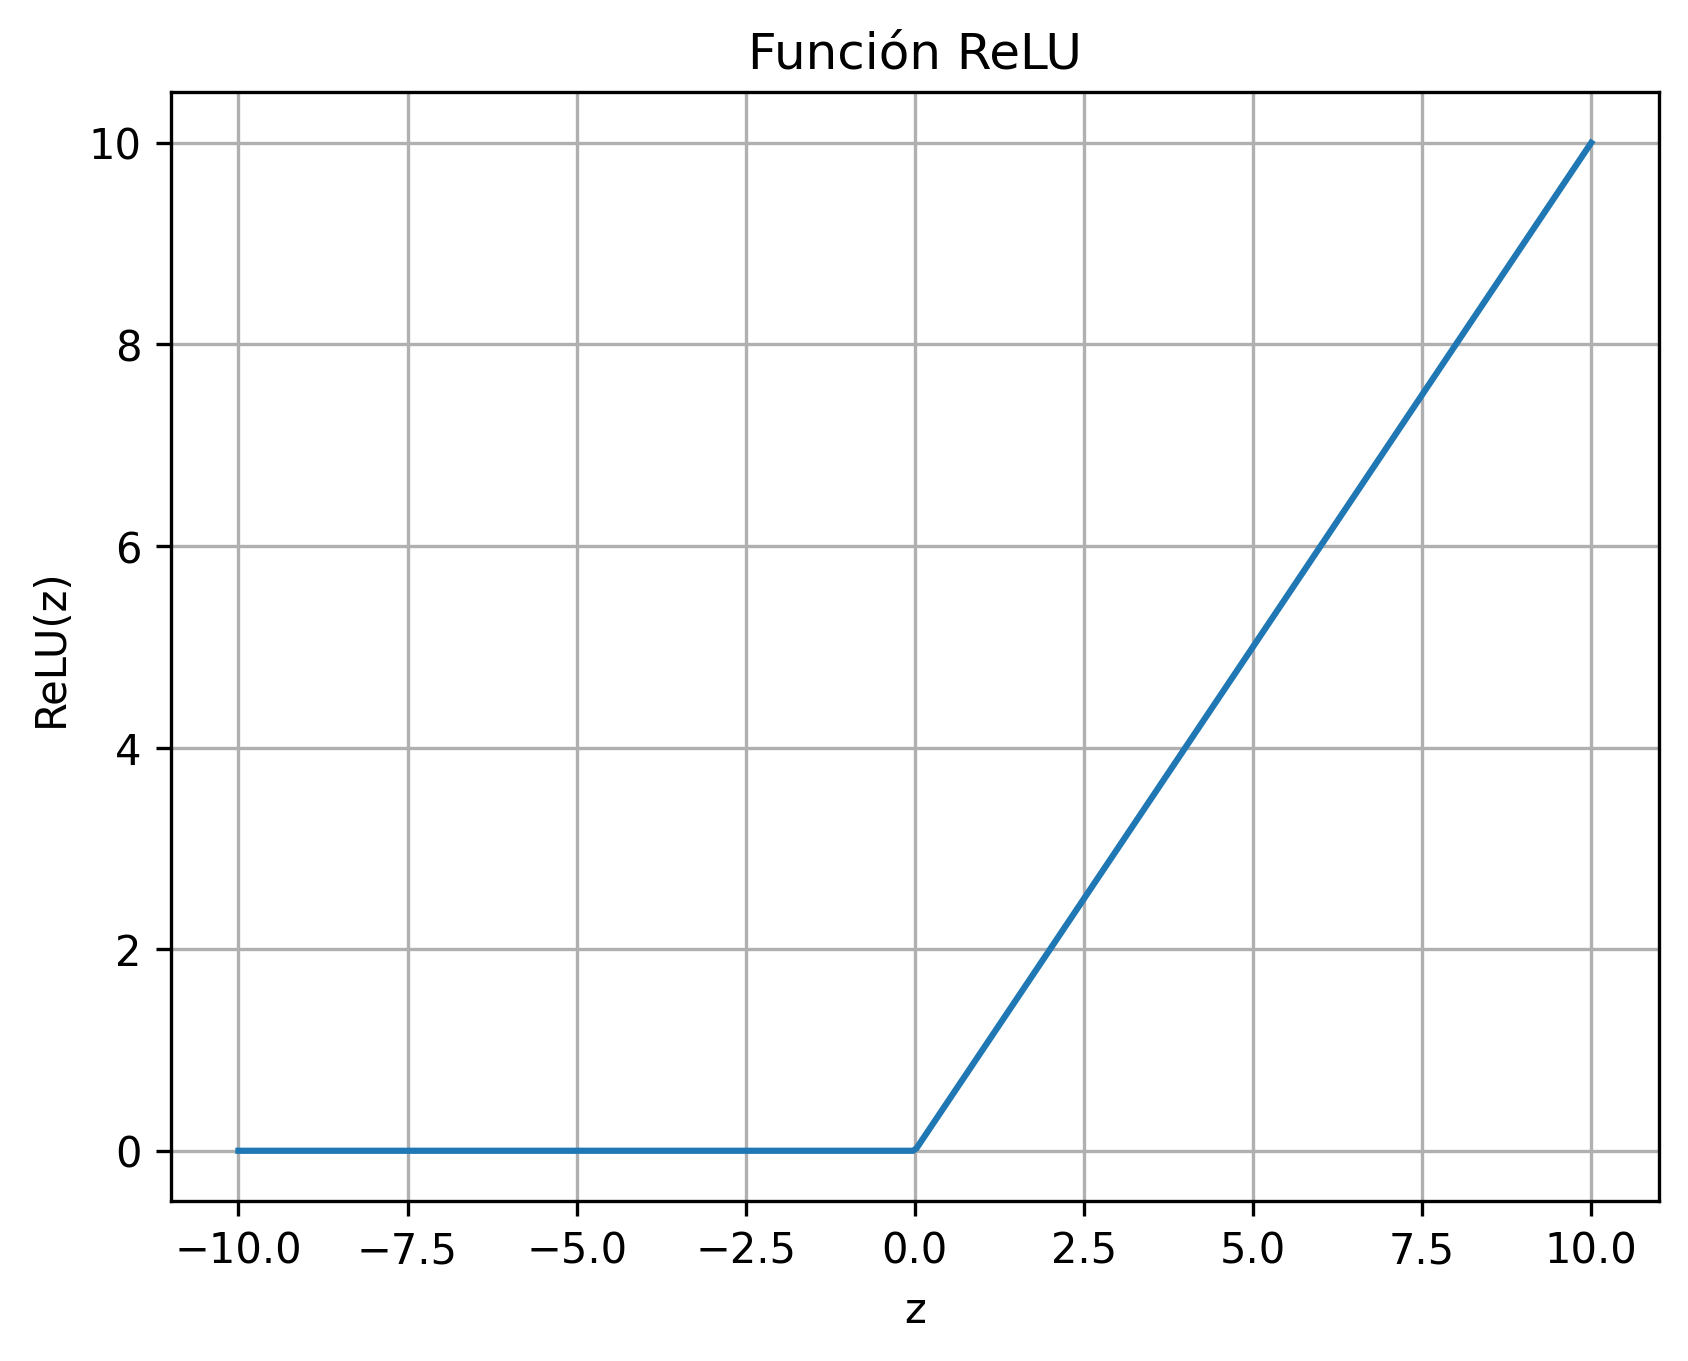

Python code for this plot:
import numpy as np
import matplotlib.pyplot as plt

# Dominio
x = np.linspace(-10, 10, 400)
y = np.maximum(0, x)          # ReLU(z) = max(0, z)

# Gráfico
plt.figure()
plt.plot(x, y)                # un solo trazo, sin especificar color
plt.title("Función ReLU")
plt.xlabel("z")
plt.ylabel("ReLU(z)")
plt.grid(True)

# Guardar y mostrar
plt.savefig("8.0 Graficas varias/relu.png", dpi=300, bbox_inches="tight")
plt.show()
